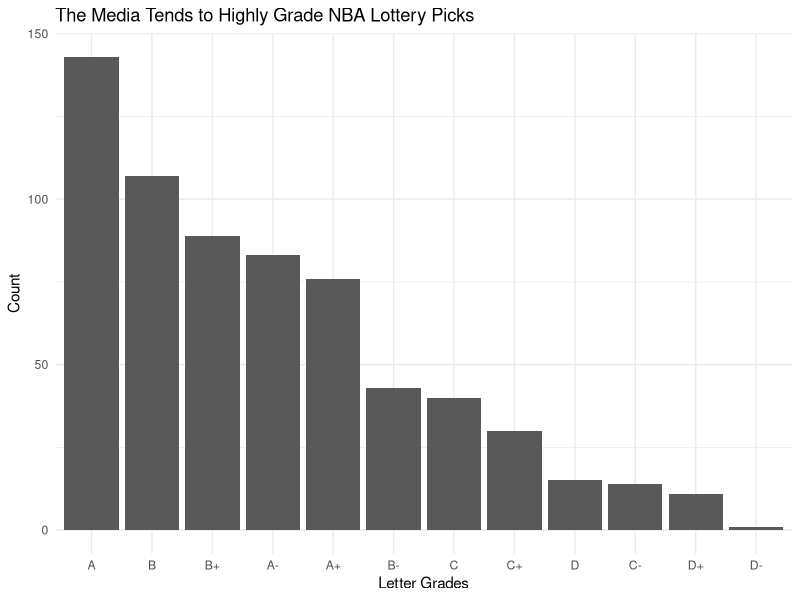

Generate this figure with R:
## ---- chunk 1

library(readr)
library(tidyverse)
library(purrr)
library(scales)
library(ggplot2)

## ---- chunk 2

setwd("/Users/psuarez/Documents/GitHub/jour479x_fall_2024/data/")
rookie11 <- read_csv("rookie11.csv")
rookie12 <- read_csv("rookie12.csv")
rookie13 <- read_csv("rookie13.csv")
rookie14 <- read_csv("rookie14.csv")
rookie15 <- read_csv("rookie15.csv")
rookie16 <- read_csv("rookie16.csv")
rookie17 <- read_csv("rookie17.csv")
rookie18 <- read_csv("rookie18.csv")
rookie19 <- read_csv("rookie19.csv")
rookie20 <- read_csv("rookie20.csv")
rookie21 <- read_csv("rookie21.csv")
rookie22 <- read_csv("rookie22.csv")
rookie23 <- read_csv("rookie23.csv")

## ---- chunk 3

view(rookie15)

## ---- chunk 4
rookie11 <- rookie11 |>
  mutate(yr = 2011) |>
  select(yr, everything())

rookie12 <- rookie12 |>
  mutate(yr = 2012) |>
  select(yr, everything())

rookie13 <- rookie13 |>
  mutate(yr = 2013) |>
  select(yr, everything())

rookie14 <- rookie14 |>
  mutate(yr = 2014) |>
  select(yr, everything())

rookie15 <- rookie15 |>
  mutate(yr = 2015) |>
  select(yr, everything())

rookie16 <- rookie16 |>
  mutate(yr = 2016) |>
  select(yr, everything())

rookie17 <- rookie17 |>
  mutate(yr = 2017) |>
  select(yr, everything())

rookie18 <- rookie18 |>
  mutate(yr = 2018) |>
  select(yr, everything())

rookie19 <- rookie19 |>
  mutate(yr = 2019) |>
  select(yr, everything())

rookie20 <- rookie20 |>
  mutate(yr = 2020) |>
  select(yr, everything())

rookie21 <- rookie21 |>
  mutate(yr = 2021) |>
  select(yr, everything())

rookie22 <- rookie22 |>
  mutate(yr = 2022) |>
  select(yr, everything())

rookie23 <- rookie23 |>
  mutate(yr = 2023) |>
  select(yr, everything())

## ---- chunk 5

nba_draft <- bind_rows(rookie11, rookie12, rookie13, rookie14, rookie15, rookie16, rookie17, rookie18, rookie19, rookie20, rookie21, rookie22, rookie23)

## ---- chunk 6
setwd("/Users/psuarez/Documents/GitHub/jour479x_fall_2024/data/")
draft_grades <- read_csv("draft_grades.csv")
view(draft_grades)
## ---- chunk 7
nba_draft <- bind_cols(nba_draft, draft_grades)
## ---- chunk 8
num_rows <- nrow(nba_draft)
num_cols <- ncol(nba_draft)
cat("Number of Rows:", num_rows, "\n")
cat("Number of Columns:", num_cols, "\n")

min_year <- min(nba_draft$yr, na.rm = TRUE)
max_year <- max(nba_draft$yr, na.rm = TRUE)
cat("Data covers the years from", min_year, "to", max_year, "\n")

colnames(nba_draft)
## ---- chunk 9

grade_count <- draft_grades |>
  pivot_longer(cols = everything(), names_to = "source", values_to = "grade") |>
  drop_na() |> 
  group_by(grade) |>
  summarise(count = n(), .groups = "drop")

print(grade_count)

## ---- chunk 10
ggplot() + 
  geom_bar(
    data=grade_count, 
    aes(x=reorder(grade, -count),
        weight=count)) + 
  scale_y_continuous(labels=comma) + 
  labs(
    title="The Media Tends to Highly Grade NBA Lottery Picks", 
    x="Letter Grades", 
    y="Count") + 
  theme_minimal()
## ---- chunk 11

nba_draft_gpa <- nba_draft |>
  mutate(across(c(espn_gr, cbs_gr, br_gr, yahoo_gr, ringer_gr), 
  ~ case_when(
    . == "A"  ~ 4.0,
    . == "A-" ~ 3.7,
    . == "B+" ~ 3.3,
    . == "B"  ~ 3.0,
    . == "B-" ~ 2.7,
    . == "C+" ~ 2.3,
    . == "C"  ~ 2.0,
    . == "C-" ~ 1.7,
    . == "D+" ~ 1.3,
    . == "D"  ~ 1.0,
    . == "D-" ~ 0.7,
    TRUE ~ NA_real_)))

## ---- chunk 12

nba_draft_gpa <- nba_draft_gpa |>
  mutate(avg_grade = rowMeans(cbind(espn_gr, cbs_gr, br_gr, yahoo_gr, ringer_gr), na.rm = TRUE))

glimpse(nba_draft_gpa)

## ---- chunk 13

nba_draft_gpa |>
  filter(!is.na(avg_grade)) |>             
  arrange(avg_grade) |>
  select(yr, Pk, Player, avg_grade, VORP, BPM, WS)

## ---- chunk 14

nba_draft_gpa |>
  filter(!is.na(avg_grade) & !is.na(WS)) |> 
  arrange(desc(avg_grade), WS) |>            
  select(yr, Pk, Player, avg_grade, VORP, BPM, WS)          
  head(20)  

## ---- chunk 15

grade_cor <- nba_draft_gpa |>
  select(WS, espn_gr, cbs_gr, br_gr, yahoo_gr, ringer_gr) %>%
  summarise(across(everything(), ~ cor(., WS, use = "complete.obs")))

print(grade_cor)

## ---- chunk 16

vorp_grade_cor <- nba_draft_gpa |>
  select(VORP, espn_gr, cbs_gr, br_gr, yahoo_gr, ringer_gr) %>%
  summarise(across(everything(), ~ cor(., VORP, use = "complete.obs")))

print(vorp_grade_cor)

## ---- chunk 17

bpm_grade_cor <- nba_draft_gpa |>
  select(BPM, espn_gr, cbs_gr, br_gr, yahoo_gr, ringer_gr) %>%
  summarise(across(everything(), ~ cor(., BPM, use = "complete.obs")))

print(bpm_grade_cor)

## ---- chunk 18

exclude_columns <- c("yr", "Rk", "Pk", "Tm", "espn_gr", "cbs_gr", "br_gr", "yahoo_gr", "ringer_gr", "avg_grade")

columns_for_gpa <- nba_draft_gpa |>
  select_if(is.numeric) |>
  select(-one_of(exclude_columns)) |>
  names()

nba_data_full <- nba_draft_gpa |>
  mutate(player_gpa = rowMeans(select(nba_draft_gpa, all_of(columns_for_gpa)), na.rm = TRUE),
         player_gpa = (player_gpa / max(player_gpa, na.rm = TRUE)) * 4.0)

print(nba_data_full)

## ---- chunk 19
nba_draft_gpa <- nba_draft_gpa |>
  mutate(vorp_gpa = case_when(
    VORP > 25 ~ 4.3,     # A+
    VORP > 20 & VORP <= 25 ~ 4.0,  # A
    VORP > 15 & VORP <= 20 ~ 3.7,  # A-
    VORP > 10 & VORP <= 15 ~ 3.3,  # B+
    VORP > 5 & VORP <= 10 ~ 3.0,   # B
    VORP > 0 & VORP <= 5 ~ 2.7,    # B-
    VORP > -5 & VORP <= 0 ~ 2.3,   # C+
    VORP > -10 & VORP <= -5 ~ 2.0, # C
    VORP > -15 & VORP <= -10 ~ 1.7, # C-
    VORP > -20 & VORP <= -15 ~ 1.0, # D
    VORP <= -20 ~ 0.0,   # F
    TRUE ~ NA_real_  # Handle any missing values in VORP
  ))

## ---- chunk 20

nba_draft_gpa <- nba_draft_gpa |>
  mutate(
    bpm_gpa = case_when(
      BPM > 8 ~ 4.3, # A+
      BPM > 6 & BPM <= 8 ~ 4.0, # A
      BPM > 4 & BPM <= 6 ~ 3.7, # A-
      BPM > 2 & BPM <= 4 ~ 3.3, # B+
      BPM > 0 & BPM <= 2 ~ 3.0, # B
      BPM > -2 & BPM <= 0 ~ 2.7, # B-
      BPM > -4 & BPM <= -2 ~ 2.3, # C+
      BPM > -6 & BPM <= -4 ~ 2.0, # C
      BPM > -8 & BPM <= -6 ~ 1.7, # C-
      BPM > -10 & BPM <= -8 ~ 1.0, # D
      BPM <= -10 ~ 0.0, # F
      TRUE ~ NA_real_
    ))
## ---- chunk 21
nba_draft_gpa <- nba_draft_gpa |>
  mutate(
    ws_gpa = case_when(
      WS > 80 ~ 4.3,  # A+
      WS > 60 & WS <= 80 ~ 4.0,  # A
      WS > 40 & WS <= 60 ~ 3.7,  # A-
      WS > 30 & WS <= 40 ~ 3.3,  # B+
      WS > 20 & WS <= 30 ~ 3.0,  # B
      WS > 10 & WS <= 20 ~ 2.7,  # B-
      WS > 5 & WS <= 10 ~ 2.3,   # C+
      WS > 0 & WS <= 5 ~ 2.0,    # C
      WS > -5 & WS <= 0 ~ 1.7,   # C-
      WS > -10 & WS <= -5 ~ 1.0, # D
      WS <= -10 ~ 0.0, # F
      TRUE ~ NA_real_
    ))

